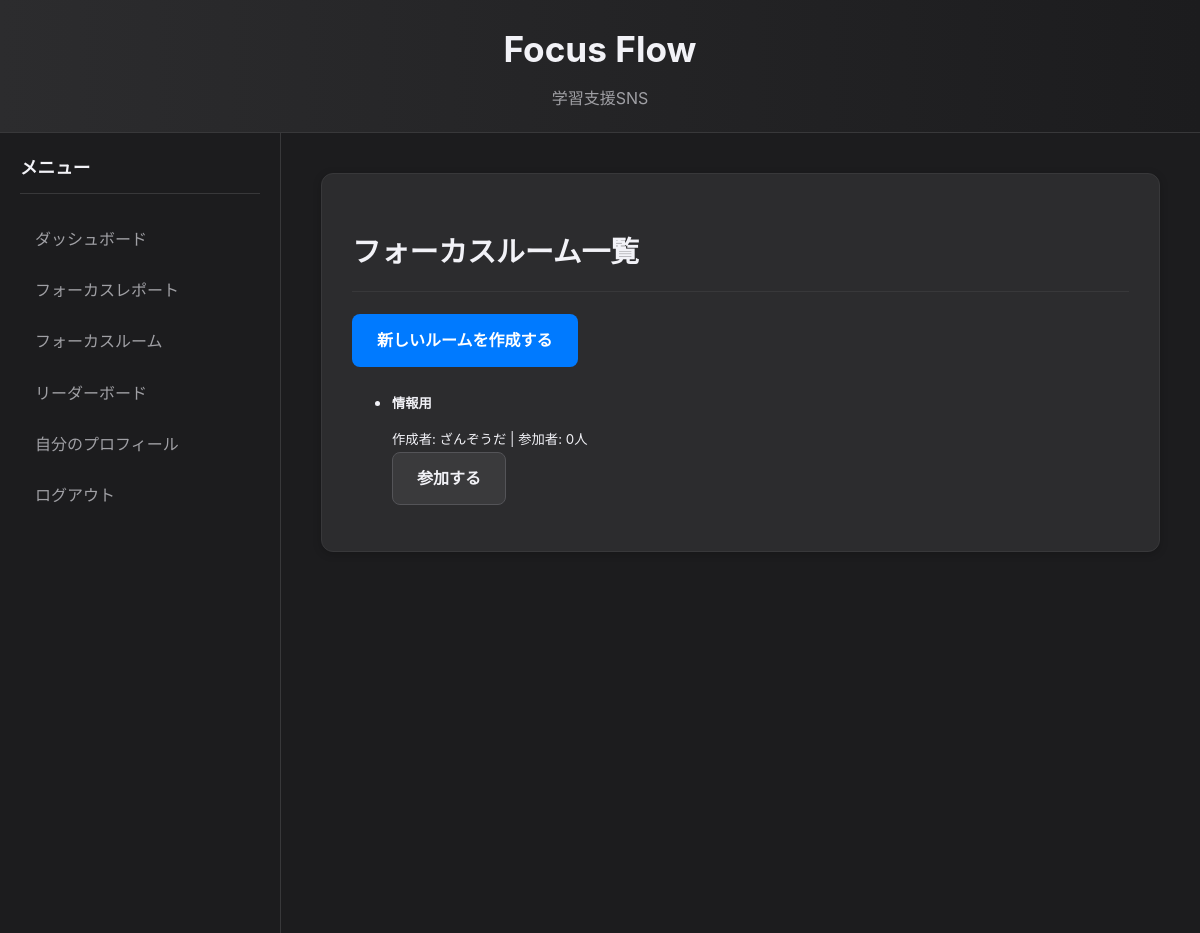
/rooms (signed in), run on the app's committed database.
### app/models.py (models this page shows, shortened)
class FocusRoom(db.Model):
    id = db.Column(db.Integer, primary_key=True)
    name = db.Column(db.String(100), nullable=False)
    description = db.Column(db.String(255))
    is_public = db.Column(db.Boolean, default=True)
    owner_id = db.Column(db.Integer, db.ForeignKey('user.id'), nullable=False)
    password_hash = db.Column(db.String(128), nullable=True)

class User(UserMixin, db.Model):
    id = db.Column(db.Integer, primary_key=True)
    email = db.Column(db.String(100), unique=True, nullable=False)
    username = db.Column(db.String(100), nullable=False)
    password_hash = db.Column(db.String(128))
    sessions = db.relationship('FocusSession', backref='author', lazy=True)
    flow_state_logs = db.relationship('FlowStateLog', backref='user', lazy=True)
    status = db.Column(db.String(50), default='オフライン')
    current_gauge_level = db.Column(db.Integer, default=0)
    followed = db.relationship(
        'User', secondary=followers,
        primaryjoin=(followers.c.follower_id == id),
        secondaryjoin=(followers.c.followed_id == id),
        backref=db.backref('followers', lazy='dynamic'), lazy='dynamic')
    created_rooms = db.relationship('FocusRoom', backref='owner', lazy='dynamic')
    joined_rooms = db.relationship('FocusRoom', secondary='room_participants', lazy='dynamic',
                                   backref=db.backref('participants', lazy='dynamic'))

### app/routes.py (the view)
@main.route('/rooms')
@login_required
def rooms():
    public_rooms = FocusRoom.query.filter_by(is_public=True).all()
    return render_template('rooms.html', rooms=public_rooms)

### app/__init__.py (called while the page is built)
def create_app():
    app = Flask(__name__)
    app.config['SECRET_KEY'] = 'your_secret_key'
    app.config['SQLALCHEMY_DATABASE_URI'] = 'sqlite:///db.sqlite'
    app.config['SQLALCHEMY_TRACK_MODIFICATIONS'] = False
    db.init_app(app)
    login_manager.init_app(app)
    socketio.init_app(app)
    from .models import User
    @login_manager.user_loader
    def load_user(user_id):
        return User.query.get(int(user_id))
    from .routes import main as main_blueprint
    app.register_blueprint(main_blueprint)
    from . import events # events.py をインポート
    with app.app_context():
        db.create_all()
    return app

### app/routes.py (called while the page is built)
@main.before_app_request
def before_request():
    if not current_user.is_authenticated and request.endpoint and 'static' not in request.endpoint and request.endpoint != 'main.login' and request.endpoint != 'main.register':
        return redirect(url_for('main.login'))

### app/templates/rooms.html (shortened to what this page needs)
{% extends "base.html" %}
{% block content %}
<div class="card">
    <h2>フォーカスルーム一覧</h2>
    <a href="{{ url_for('main.create_room') }}" class="btn btn-primary mb-3">新しいルームを作成する</a>
    <ul class="list-group">
        {% for room in rooms %}
        <li class="list-group-item d-flex justify-content-between align-items-center">
            <div>
                <h5>{{ room.name }}</h5>
                <small class="badge bg-secondary">作成者: {{ room.owner.username }} | 参加者: {{ room.participants.count() }}人</small>
            </div>
            {% if current_user in room.participants %}
                <a href="{{ url_for('main.room', room_id=room.id) }}" class="btn btn-primary">ルームに入る</a>
            {% else %}
                <a href="{{ url_for('main.join_room', room_id=room.id) }}" class="btn btn-secondary">参加する</a>
            {% endif %}
        </li>
        {% else %}
        <li class="list-group-item">現在、公開中のルームはありません。</li>
        {% endfor %}
    </ul>
</div>
{% endblock %}

### app/static/css/style.css (style rules this page uses)
:root { --primary-color: #007aff; --background-color: #1c1c1e; --card-bg-color: #2c2c2e; --text-color: #f2f2f7; --text-secondary-color: #a0a0a5; --border-color: #38383a; --shadow-color: rgba(0, 0, 0, 0.2); --border-radius: 12px; --font-family: -apple-system, BlinkMacSystemFont, 'Segoe UI', Roboto, 'Helvetica Neue', Arial, 'Hiragino Kaku Gothic ProN', 'Hiragino Sans', Meiryo, sans-serif; }
body { font-family: var(--font-family); background-color: var(--background-color); color: var(--text-color); margin: 0; line-height: 1.7; -webkit-font-smoothing: antialiased; -moz-osx-font-smoothing: grayscale; }
.card { background-color: var(--card-bg-color); border-radius: var(--border-radius); border: 1px solid var(--border-color); box-shadow: 0 2px 8px var(--shadow-color); padding: 30px; margin-bottom: 30px; transition: border-color 0.3s, transform 0.3s; }
h1, h2, h3, h4, h5, h6 { font-weight: 700; margin-bottom: 0.75em; color: var(--text-color); }
h2 { font-size: 1.8rem; border-bottom: 1px solid var(--border-color); padding-bottom: 0.5em; }
a { color: var(--primary-color); text-decoration: none; transition: color 0.2s; }
.btn { display: inline-block; padding: 12px 24px; border: 1px solid transparent; border-radius: 8px; cursor: pointer; font-size: 1rem; font-weight: 600; text-align: center; text-decoration: none; transition: all 0.2s ease-in-out; margin-right: 10px; }
.btn-primary { background-color: var(--primary-color); color: white; }
.btn-secondary { background-color: #3a3a3c; color: var(--text-color); border-color: #545458; }

### data on the page
FocusRoom: name "情報用", owner.username "ざんぞうだ", participants.count "0"
